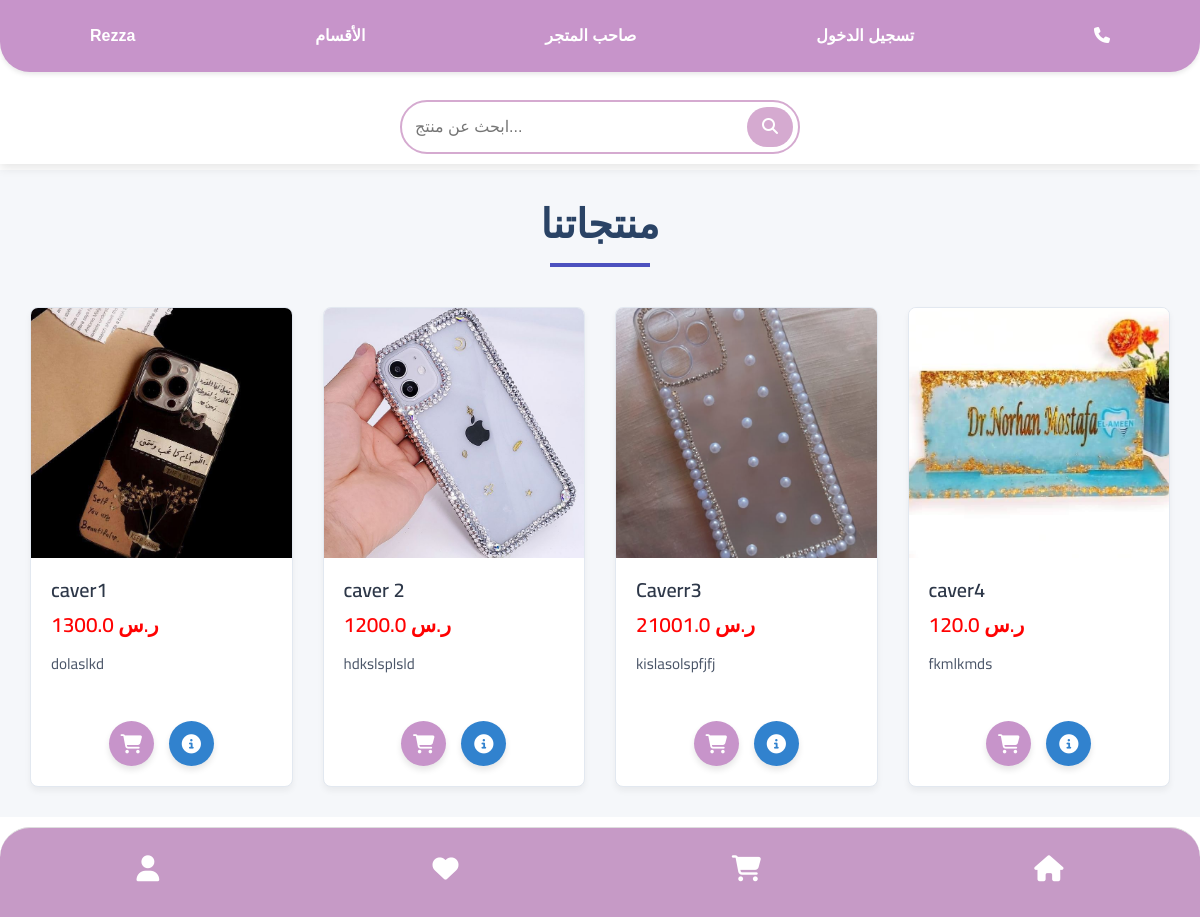
Page /category/39 on the committed database.
### tables this page shows
CREATE TABLE product (
    id INTEGER PRIMARY KEY AUTOINCREMENT,
    name VARCHAR(255) NULL,
    image VARCHAR(500),
    description TEXT,
    category_id INTEGER NOT NULL,  -- القسم الفرعي
    seller_id INTEGER NOT NULL,  -- صاحب المنتج
    address_id INTEGER NOT NULL,  -- عنوان صاحب المنتج
    price_id INTEGER,
    stock_id INTEGER,
    featured BOOLEAN DEFAULT 1,
    FOREIGN KEY (category_id) REFERENCES category(id),
    FOREIGN KEY (seller_id) REFERENCES sellers(id),
    FOREIGN KEY (address_id) REFERENCES seller_address(id),
    FOREIGN KEY (price_id) REFERENCES prices(id),
    FOREIGN KEY (stock_id) REFERENCES stock(id)
);

CREATE TABLE prices (
    id INTEGER PRIMARY KEY AUTOINCREMENT,
    product_id INTEGER,
    original_price REAL,
    profit_price REAL
);

### app.py (the view)
@app.route('/category/<int:category_id>')
def show_products_by_category(category_id):
    conn = get_db_connection()
    products = conn.execute('''
        SELECT
            p.id,
            p.name,
            p.image,
            p.description,
            pr.original_price,
            pr.profit_price,
            s.quantity,
            c.name AS category,
            sllr.name AS seller,
            sa.address AS address,
            p.featured
        FROM product p
        LEFT JOIN prices pr ON p.price_id = pr.id
        LEFT JOIN stock s ON p.stock_id = s.id
        LEFT JOIN category c ON p.category_id = c.id
        LEFT JOIN sellers sllr ON p.seller_id = sllr.id
        LEFT JOIN seller_address sa ON sllr.SAddress_id = sa.id
        WHERE p.category_id = ?
    ''', (category_id,)).fetchall()
    conn.close()
    return render_template('shop_users.html', products=products)

### app.py (called while the page is built)
def get_db_connection():
    conn = sqlite3.connect('database/Eshop.db')
    conn.row_factory = sqlite3.Row
    return conn

@app.context_processor
def inject_categories():
    conn = get_db_connection()
    cursor = conn.cursor()
    try:
        cursor.execute("""
            SELECT id, name, parent_id, image
            FROM category
            WHERE parent_id IS NULL
            ORDER BY name
        """)
        main_categories = cursor.fetchall()
        cursor.execute("SELECT id, name, parent_id, image FROM category ORDER BY name")
        all_categories = cursor.fetchall()
        return {
            'main_categories': main_categories,
            'all_categories': all_categories
        }
    finally:
        conn.close()

### templates/shop_users.html (shortened to what this page needs)
{% include 'header.html'%}
<div class="modern-products">
    <div class="container">
        <h1 class="modern-title">منتجاتنا</h1>
        <div class="row">
{% for product in products %}
    {% if product.featured == 1 %}
    <div class="col-6 col-md-6 col-lg-4 col-xl-3">
        <div class="modern-card">
            <div class="modern-img-container">
                <img src="{{ url_for('static', filename=product.image.replace('static/', '')) }}"
                    alt="{{ product.name }}" class="modern-img">
            </div>
            <div class="modern-card-body">
                <h5 class="modern-product-title">{{ product.name }}</h5>
                <p class="modern-product-price">ر.س {{ product.profit_price }}</p>
                <p class="modern-product-desc">{{ product.description }}</p>
                <div class="modern-btn-group">
                    <form method="POST" action="{{ url_for('add_to_cart', product_id=product.id) }}" class="d-inline">
                        <button type="submit" class="modern-btn modern-btn-primary">
                            <i class="fa fa-shopping-cart"></i>
                        </button>
                    </form>
                    <a href="{{ url_for('product_details', product_id=product.id) }}" class="modern-btn modern-btn-secondary">
                        <i class="fa fa-info-circle"></i>
                    </a>
                </div>
            </div>
        </div>
    </div>
    {% endif %}
{% endfor %}
</div>
</div>
</div>
{% include 'footer.html'%}

### static/style/css/use.css (style rules this page uses)
html, body { height: 100%; font-family: "Cairo", sans-serif; -webkit-font-smoothing: antialiased; font-smoothing: antialiased; }
h1, h2, h3, h4, h5, h6 { margin: 0; color: #111111; font-weight: 400; font-family: "Cairo", sans-serif; }
h1 { font-size: 70px; }
h5 { font-size: 18px; }
p { font-size: 16px; font-family: "Cairo", sans-serif; color: #6f6f6f; font-weight: 400; line-height: 26px; margin: 0 0 15px 0; }
img { max-width: 100%; }
@media only screen and (min-width: 1200px) { .container { max-width: 1170px; } }

### static/style/css/ran.css (style rules this page uses)
body { padding-top: 170px; padding-bottom:500px; font-family: Arial, sans-serif; padding-bottom: 80px; }

### templates/shop_users.html (style rules this page uses)
.modern-products { padding: 30px 0; background-color: #f5f7fa; font-family: 'Segoe UI', Tahoma, Geneva, Verdana, sans-serif; }
.modern-title { text-align: center; margin-bottom: 40px; color: #2a4365; font-size: 2.5rem; font-weight: 700; position: relative; }
.modern-title:after { content: ''; display: block; width: 100px; height: 4px; background: #4c51bf; margin: 15px auto 0; }
.modern-card { background: white; border-radius: 8px; overflow: hidden; box-shadow: 0 4px 6px rgba(0, 0, 0, 0.05); transition: all 0.3s ease; margin-bottom: 30px; border: 1px solid #e2e8f0; display: flex; flex-direction: column; height: 100%; }
.modern-img-container { width: 100%; height: 250px; display: flex; align-items: center; justify-content: center; overflow: hidden; }
.modern-img { width: 100%; height: 100%; display: block; transition: transform 0.5s ease; object-fit: cover; }
.modern-card-body { padding: 20px; flex-grow: 1; display: flex; flex-direction: column; }
.modern-product-title { font-size: 1.25rem; color: #2d3748; margin-bottom: 10px; font-weight: 600; }
.modern-product-desc { color: #4a5568; font-size: 0.95rem; margin-bottom: 15px; line-height: 1.5; flex-grow: 1; }
.modern-product-price { font-size: 1.3rem; color: #ff0202; font-weight: 600; margin-bottom: 15px; }
.modern-btn-group { display: flex; gap: 10px; }
.modern-btn { width: 45px; height: 45px; border-radius: 50%; display: flex; align-items: center; justify-content: center; font-size: 1.2rem; transition: all 0.3s ease; box-shadow: 0 4px 6px rgba(0, 0, 0, 0.1); border: none; }
.modern-btn-primary { background-color: #c794ca; color: #fff; }
.modern-btn-secondary { background-color: #3182CE ; color: #fff; }
.modern-btn-group { display: flex; gap: 15px; justify-content: center; }

### rows in the picture
product: image (picture), name "caver1", profit_price "1300.0", description "dolaslkd"
product: image (picture), name "caver 2", profit_price "1200.0", description "hdkslsplsld"
product: image (picture), name "Caverr3", profit_price "21001.0", description "kislasolspfjfj"
product: image (picture), name "caver4", profit_price "120.0", description "fkmlkmds"
